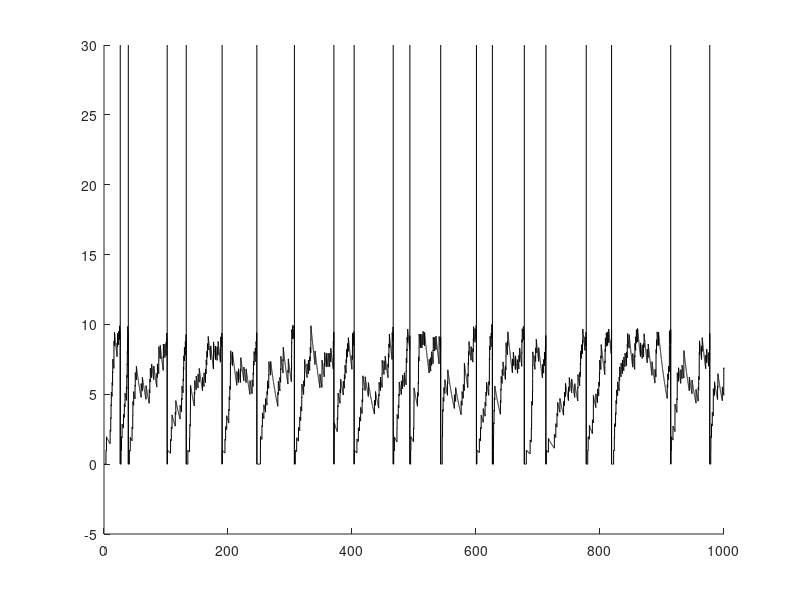
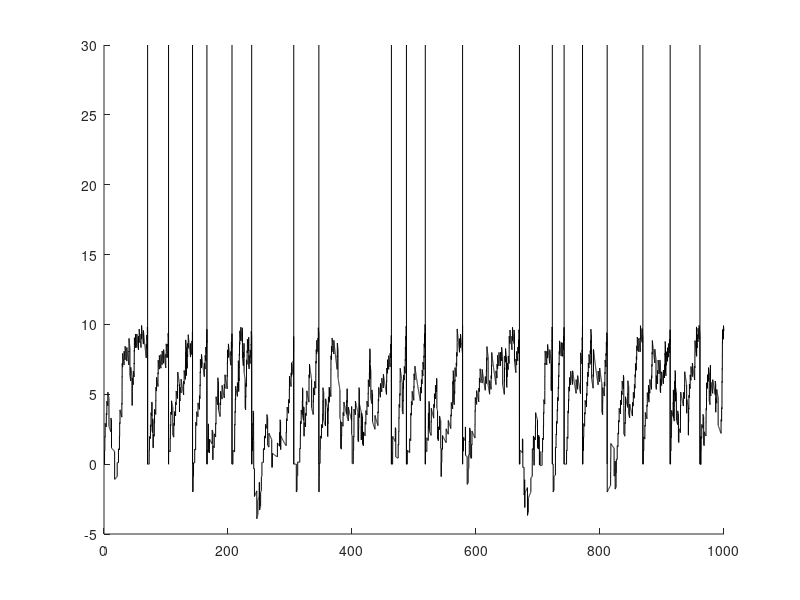
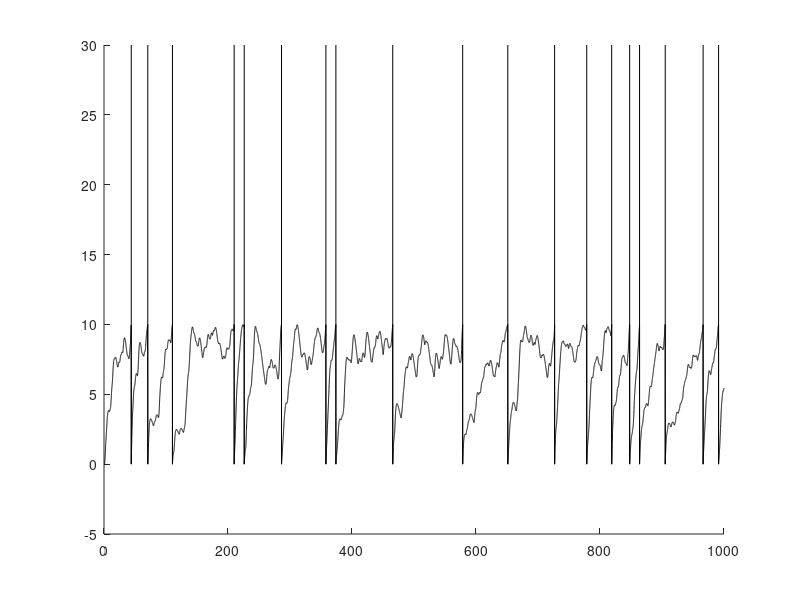
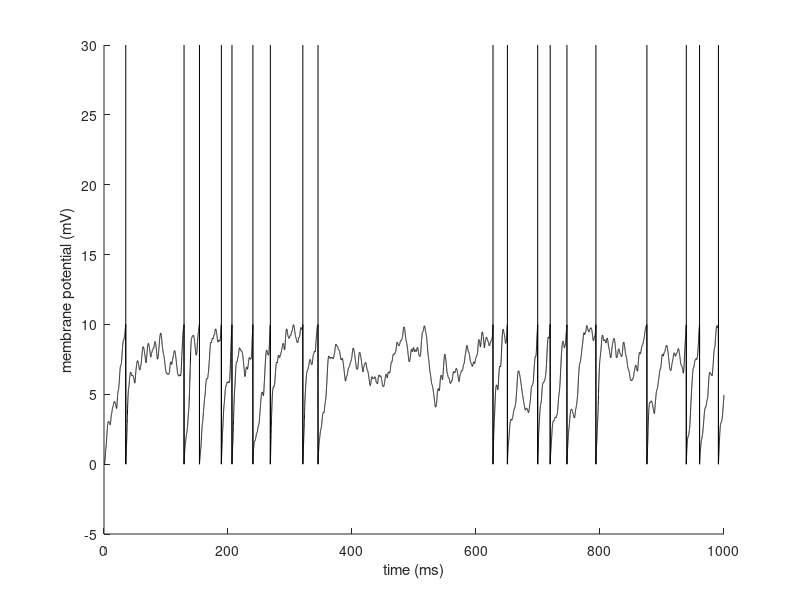

Write MATLAB code to recreate these figures, in order.
%
%  Gabbiani & Cox, Mathematics for Neuroscientists, 2nd ed
%

%
%leaky integrate and fire with random inputs 
%modified from lif_syn.m

%test first constant current injection

%time constant
tau = 20; %ms

%input resistance
R = 10; %MOhms

v_thres = 10; %mV

%integration time step
dt = 0.05; %ms

%simulation time
t_max = 1000;
t_v = 0:dt:t_max-dt;
nt_v = length(t_v);

%compute constants to save time
dttau = dt/tau;
one_dttau = 1-dttau; %forward Euler
m1_dttau = 1/(1+dttau); %backward Euler

%number of simulations
%n_sims = 500;
n_sims = 1; %debugging

%input current
%constant current for debugging purposes
%i_v = 2*ones(size(t_v)); %nA

%to test the effect of a single synaptic input
%i_v = (qex/dt)*[zeros(size([0:dt:10-dt])) 1 zeros(size([10+dt:dt:t_max-dt]))];

%
%
% compute response to current-based excitation only.
%
%

%charge and number of excitatory inputs
qex = 2; %pCb
nex = 500;

%save number of spikes per trial and isi distribution
n_spks_e = zeros(1,n_sims);
isis_e = [];

for j = 1:n_sims
    %EPSP input times uniformly distributed between 0 and t_max
    r_v = sort(t_max*rand(1,nex));

    %find corresponding indices in t_v
    ind_v = ceil(r_v/dt);
    ind_v = ind_v ( (ind_v > 0) & (ind_v <= nt_v) );
    
    %generate pulse current vector
    i_v = zeros(size(t_v));
    i_v(ind_v) = 1;
    i_v = (qex/dt)*i_v;
    i_v_n = dttau * R * i_v;

    v_v = zeros(size(t_v));
    s_v = zeros(size(t_v));

    %simulate LIF response to input
    for i = 2:nt_v
        %forward Euler
        %v_v(i) = one_dttau * v_v(i-1) + i_v_n(i-1);
    
        %backward Euler
        v_v(i) = m1_dttau*(v_v(i-1) + i_v_n(i));
    
        if (v_v(i) >= v_thres)
            v_v(i) = 0;
            s_v(i) = 1;
        end;
    end;
    
    %spike indices
    ind_spk = find(s_v > 0.5);
    
    %compute number of spikes
    n_spks_e(j) = length(ind_spk);
    
    isis_e = [isis_e diff(t_v(ind_spk))]; 
end;

h_f1 = figure;
h_a1 = axes;

line('Parent',h_a1,'XData',t_v,'YData',v_v);


for i = 1:length(ind_spk);
    line('Parent',h_a1,'XData',[t_v(ind_spk(i)) t_v(ind_spk(i))],'YData',[0 30]);
end;

set(h_a1,'YLim',[-5 30]);

%for constant current input, compare simulated firing rate with theoretical f-i curve
%of LIF neuron
%fr_sim = sum(s_v)/t_max; %spk/ms
%fr_th = -1/(tau*log(1-v_thres/(R*i_v(1))));

%
%
% current-based excitation and inhibition
%
%

%number of inhibitory inputs adjusted for similar firing rate as without
%inhibition
qex = 2; %pCb
nex = 660;
qin = 4; %pCb
nin = 100;

%save number of spikes per trial and isi distribution
n_spks_i = zeros(1,n_sims);
isis_i = [];

for j = 1:n_sims
    %EPSP input times uniformly distributed between 0 and t_max
    r_v = sort(t_max*rand(1,nex));

    %find corresponding indices in t_v
    ind_v = ceil(r_v/dt);
    ind_v = ind_v ( (ind_v > 0) & (ind_v <= nt_v) );
    
    %generate pulse current vector
    i_v = zeros(size(t_v));
    i_v(ind_v) = 1;
    i_v = (qex/dt)*i_v;
    i_v_n = dttau * R * i_v;

    %IPSP input times uniformly distributed between 0 and t_max
    r_v = sort(t_max*rand(1,nin));

    %find corresponding indices in t_v
    ind_v = ceil(r_v/dt);
    ind_v = ind_v ( (ind_v > 0) & (ind_v <= nt_v) );
    
    %generate pulse current vector
    i_v = zeros(size(t_v));
    i_v(ind_v) = 1;
    i_v = (qin/dt)*i_v;
    
    %add to current vector
    i_v_n = i_v_n - dttau * R * i_v;
    
    v_v = zeros(size(t_v));
    s_v = zeros(size(t_v));


    %simulate LIF response to input
    for i = 2:nt_v
        %forward Euler
        %v_v(i) = one_dttau * v_v(i-1) + i_v_n(i-1);
    
        %backward Euler
        v_v(i) = m1_dttau*(v_v(i-1) + i_v_n(i));
    
        if (v_v(i) >= v_thres)
            v_v(i) = 0;
            s_v(i) = 1;
        end;
    end;
    
    %spike indices
    ind_spk = find(s_v > 0.5);
    
    %compute number of spikes
    n_spks_i(j) = length(ind_spk);    
    isis_i = [isis_i diff(t_v(ind_spk))]; 
end;

h_f2 = figure;
h_a2 = axes;

line('Parent',h_a2,'XData',t_v,'YData',v_v);

for i = 1:length(ind_spk);
    line('Parent',h_a2,'XData',[t_v(ind_spk(i)) t_v(ind_spk(i))],'YData',[0 30]);
end;

set(h_a2,'YLim',[-5 30]);

%
%
% conductance-based excitation
%
%

%number of inhibitory inputs adjusted for similar firing rate as without
%inhibition
qex = 2; %pCb
nex = 600;

%excitatory synaptic conductance
t_ex = 1; %ms
v_ex = 70; %mV

%the excitatory conductance in normalized to yield the same charge at rest 
%as the excitatory current sysnapse
g_ex = qex/(exp(1)*v_ex); %microS

%alpha function for excitatory input
t_syn = 0:dt:8*t_ex-dt;
g_se = (g_ex/t_ex)*t_syn.*exp(1-t_syn/t_ex);

%save number of spikes per trial and isi distribution
n_spks_eg = zeros(1,n_sims);
isis_eg = [];

for j = 1:n_sims
    %EPSP input times uniformly distributed between 0 and t_max
    r_v = sort(t_max*rand(1,nex));

    %find corresponding indices in t_v
    ind_v = ceil(r_v/dt);
    ind_v = ind_v ( (ind_v > 0) & (ind_v <= nt_v) );
    
    %generate pulse synaptic activation vector
    i_v = zeros(size(t_v));
    i_v(ind_v) = 1;
    %generate conductance vector
    g_v = conv(i_v,g_se);
    g_v = g_v(1:nt_v);
    %execute multiplication in advance to save time
    g_v_n = dttau * R * g_v;
    
    v_v = zeros(size(t_v));
    s_v = zeros(size(t_v));


    %simulate LIF response to input
    for i = 2:nt_v
        %forward Euler
        %v_v(i) = one_dttau * v_v(i-1) + g_v_n(i-1)*(v_ex-v_v(i-1));
    
        %backward Euler
        v_v(i) = (v_v(i-1) + g_v_n(i)*v_ex)/(1 + dttau + g_v_n(i));
    
        if (v_v(i) >= v_thres)
            v_v(i) = 0;
            s_v(i) = 1;
        end;
    end;
    
    %spike indices
    ind_spk = find(s_v > 0.5);
    
    %compute number of spikes
    n_spks_eg(j) = length(ind_spk);    
    isis_eg = [isis_eg diff(t_v(ind_spk))]; 
end;

h_f3 = figure;
h_a3 = axes;
line('Parent',h_a3,'XData',t_v,'YData',v_v);

for i = 1:length(ind_spk);
    line('Parent',h_a3,'XData',[t_v(ind_spk(i)) t_v(ind_spk(i))],'YData',[0 30]);
end;

set(h_a3,'YLim',[-5 30]);

%
%
% conductance-based excitation and inhibition
%
%

%number of inhibitory inputs adjusted for similar firing rate as without
%inhibition
qex = 2; %pCb
nex = 690;
qin = 4; %pCb
nin = 100;

%excitatory synaptic conductance
t_ex = 1; %ms
v_ex = 70; %mV

%the excitatory conductance in normalized to yield the same charge at rest 
%as the excitatory current sysnapse
g_ex = qex/(exp(1)*v_ex); %microS

%alpha function for excitatory input
t_syn_e = 0:dt:8*t_ex-dt;
g_se = (g_ex/t_ex)*t_syn_e.*exp(1-t_syn_e/t_ex);

%excitatory synaptic conductance
t_in = 4; %ms
v_in = 0; %mV

%the inhibitory conductance in normalized 
%as the excitatory synapse
g_in = qin/(exp(1)*v_ex); %microS

%alpha function for inhibitory input
t_syn_i = 0:dt:8*t_in-dt;
g_si = (g_in/t_in)*t_syn_i.*exp(1-t_syn_i/t_in);

%save number of spikes per trial and isi distribution
n_spks_ig = zeros(1,n_sims);
isis_ig = [];

for j = 1:n_sims
    %EPSP input times uniformly distributed between 0 and t_max
    r_v = sort(t_max*rand(1,nex));

    %find corresponding indices in t_v
    ind_v = ceil(r_v/dt);
    ind_v = ind_v ( (ind_v > 0) & (ind_v <= nt_v) );
    
    %generate pulse synaptic activation vector
    i_v = zeros(size(t_v));
    i_v(ind_v) = 1;
    %generate conductance vector
    g_ve = conv(i_v,g_se);
    g_ve = g_ve(1:nt_v);
    %execute multiplication in advance to save time
    g_ve_n = dttau * R * g_ve;

    %IPSP input times uniformly distributed between 0 and t_max
    r_v = sort(t_max*rand(1,nin));

    %find corresponding indices in t_v
    ind_v = ceil(r_v/dt);
    ind_v = ind_v ( (ind_v > 0) & (ind_v <= nt_v) );
    
    %generate pulse synaptic activation vector
    i_v = zeros(size(t_v));
    i_v(ind_v) = 1;
    %generate conductance vector
    g_vi = conv(i_v,g_si);
    g_vi = g_vi(1:nt_v);
    %execute multiplication in advance to save time
    g_vi_n = dttau * R * g_vi;
        
    v_v = zeros(size(t_v));
    s_v = zeros(size(t_v));


    %simulate LIF response to input
    for i = 2:nt_v
        %forward Euler
        %v_v(i) = one_dttau * v_v(i-1) + g_ve_n(i-1)*(v_ex-v_v(i-1)) + g_vi_n(i-1)*(v_in-v_v(i-1));
    
        %backward Euler
        v_v(i) = (v_v(i-1) + g_ve_n(i)*v_ex + g_vi_n(i)*v_in)/(1 + dttau + g_ve_n(i) + g_vi_n(i));
    
        if (v_v(i) >= v_thres)
            v_v(i) = 0;
            s_v(i) = 1;
        end;
    end;
    
    %spike indices
    ind_spk = find(s_v > 0.5);
    
    %compute number of spikes
    n_spks_ig(j) = length(ind_spk);    
    isis_ig = [isis_ig diff(t_v(ind_spk))]; 
end;

h_f4 = figure;
h_a4 = axes;
line('Parent',h_a4,'XData',t_v,'YData',v_v);

for i = 1:length(ind_spk);
    line('Parent',h_a4,'XData',[t_v(ind_spk(i)) t_v(ind_spk(i))],'YData',[0 30]);
end;

xlabel(h_a4,'time (ms)');
ylabel(h_a4,'membrane potential (mV)');

set(h_a4,'YLim',[-5 30]);

%print(handles.figure1,'-depsc','lif_rand_inp.eps');
